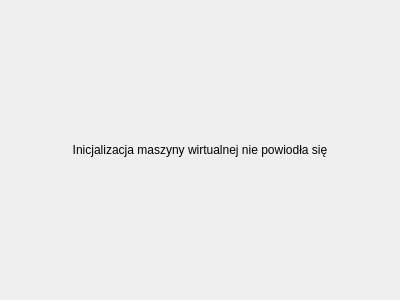
<?xml version="1.0" encoding="UTF-8"?>
<ui version="4.0">
 <class>VmErrorWidget</class>
 <widget class="QWidget" name="VmErrorWidget">
  <property name="geometry">
   <rect>
    <x>0</x>
    <y>0</y>
    <width>400</width>
    <height>300</height>
   </rect>
  </property>
  <property name="windowTitle">
   <string>Form</string>
  </property>
  <layout class="QVBoxLayout" name="verticalLayout">
   <item>
    <widget class="QLabel" name="label">
     <property name="text">
      <string>Inicjalizacja maszyny wirtualnej nie powiodła się</string>
     </property>
     <property name="alignment">
      <set>Qt::AlignCenter</set>
     </property>
    </widget>
   </item>
  </layout>
 </widget>
 <resources/>
 <connections/>
</ui>
